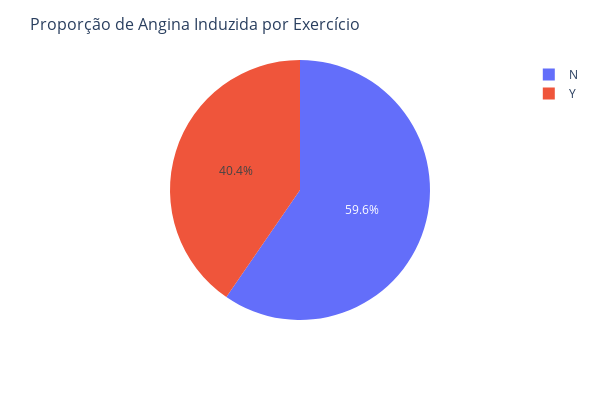

Here is the notebook cell this chart was saved with:
### Markdown cell above
#### Gráfico ####

### Code cell
pie_chart = px.pie(df, 'ExerciseAngina')

# Personalizar o layout
pie_chart.update_layout(
    title='Proporção de Angina Induzida por Exercício',
    width=600,
    height=400,
    title_font_size=16,
    font=dict(size=12),
    showlegend=True,
)

# Mostrar o gráfico de pizza
pie_chart.show()

### Figure 1 — Plotly figure (JSON) as saved in the notebook; plotly's stock layout.template omitted (floating-point values rounded to 4 significant figures; data arrays with more than 128 entries replaced by an {"elided": "..."} marker saying what was removed)
{"data": [{"domain": {"x": [0, 1], "y": [0, 1]}, "hovertemplate": "ExerciseAngina=%{label}<extra></extra>", "labels": {"elided": "918 str values"}, "legendgroup": "", "name": "", "showlegend": true, "type": "pie"}], "layout": {"font": {"size": 12}, "height": 400, "legend": {"tracegroupgap": 0}, "margin": {"t": 60}, "showlegend": true, "title": {"font": {"size": 16}, "text": "Proporção de Angina Induzida por Exercício"}, "width": 600}}
